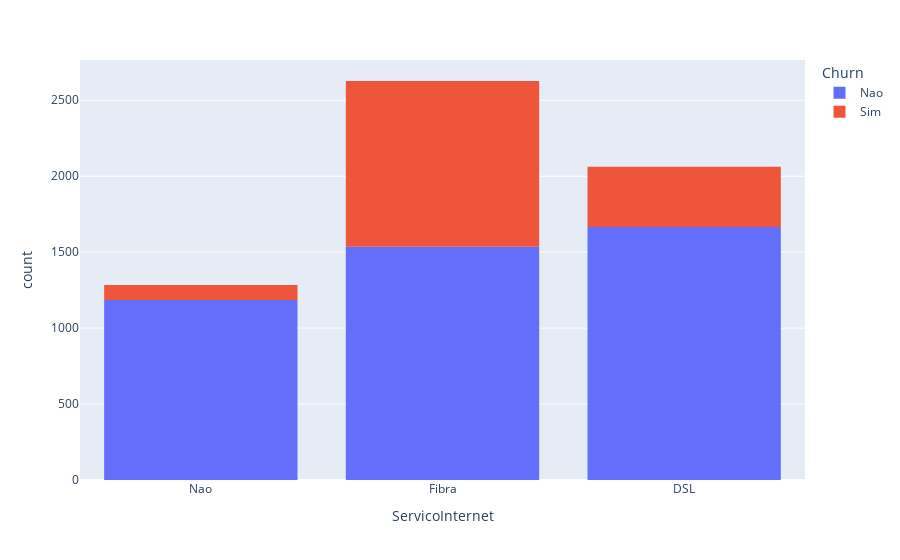

Notebook code cell kept with this figure:
### Code cell
graph = px .histogram(table, x = "ServicoInternet", color = "Churn")
graph.show()

### Figure 1 — Plotly figure (JSON) as saved in the notebook; plotly's stock layout.template omitted (floating-point values rounded to 4 significant figures; data arrays with more than 128 entries replaced by an {"elided": "..."} marker saying what was removed)
{"data": [{"alignmentgroup": "True", "bingroup": "x", "hovertemplate": "Churn=Nao<br>ServicoInternet=%{x}<br>count=%{y}<extra></extra>", "legendgroup": "Nao", "marker": {"color": "#636efa", "pattern": {"shape": ""}}, "name": "Nao", "offsetgroup": "Nao", "orientation": "v", "showlegend": true, "type": "histogram", "x": {"elided": "4387 str values"}, "xaxis": "x", "yaxis": "y"}, {"alignmentgroup": "True", "bingroup": "x", "hovertemplate": "Churn=Sim<br>ServicoInternet=%{x}<br>count=%{y}<extra></extra>", "legendgroup": "Sim", "marker": {"color": "#EF553B", "pattern": {"shape": ""}}, "name": "Sim", "offsetgroup": "Sim", "orientation": "v", "showlegend": true, "type": "histogram", "x": {"elided": "1587 str values"}, "xaxis": "x", "yaxis": "y"}], "layout": {"barmode": "relative", "legend": {"title": {"text": "Churn"}, "tracegroupgap": 0}, "margin": {"t": 60}, "xaxis": {"anchor": "y", "domain": [0, 1], "title": {"text": "ServicoInternet"}}, "yaxis": {"anchor": "x", "domain": [0, 1], "title": {"text": "count"}}}}
